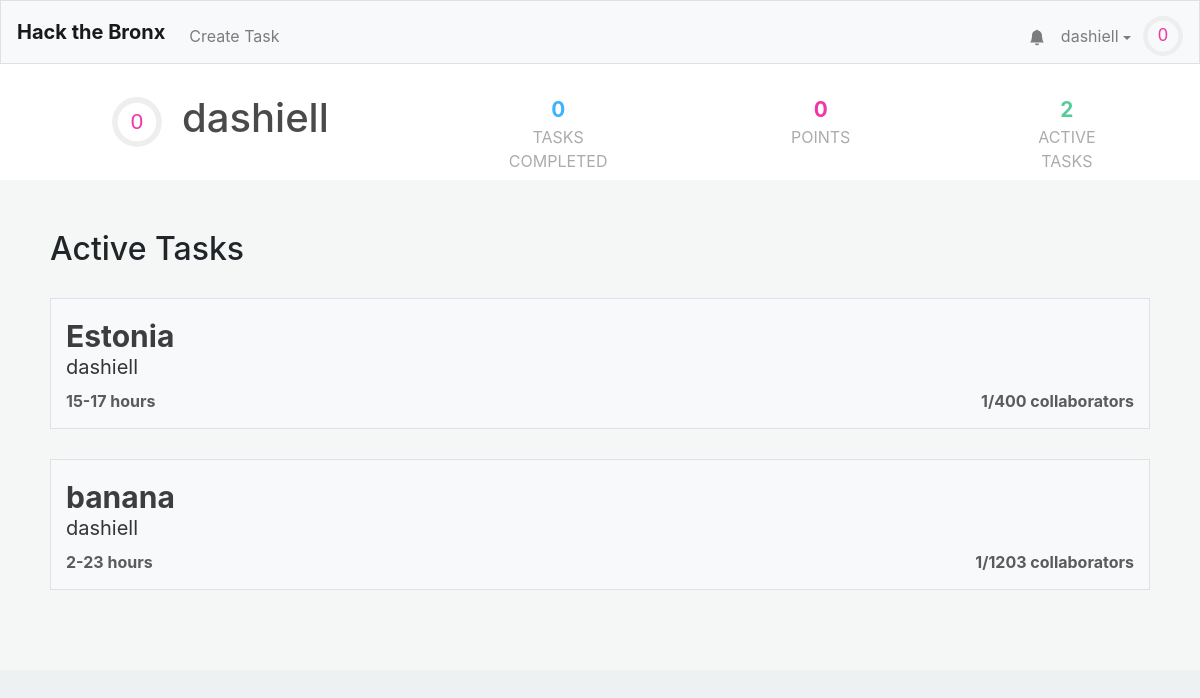
/profile/dashiell (signed in), run on the app's committed database.
### tables this page shows
CREATE TABLE "users" (
	"id"	INTEGER NOT NULL UNIQUE,
	"username"	TEXT NOT NULL UNIQUE,
	"hash"	TEXT NOT NULL,
	"tasks"	BLOB,
	"points"	INTEGER NOT NULL DEFAULT 0,
	"numcomplete"	INTEGER NOT NULL DEFAULT 0,
	"notifications"	BLOB,
	PRIMARY KEY("id" AUTOINCREMENT)
);

CREATE TABLE "tasks" (
	"id"	INTEGER NOT NULL UNIQUE,
	"title"	TEXT NOT NULL,
	"description"	TEXT,
	"languages"	BLOB,
	"image"	TEXT,
	"hmin"	INTEGER,
	"hmax"	INTEGER,
	"cmax"	INTEGER,
	"collaborators"	TEXT,
	"creator"	INTEGER,
	PRIMARY KEY("id" AUTOINCREMENT)
);

### application.py (the view)
@app.route("/profile/<username>")
@login_required
def profile(username):
    user = getuser(session, db)
    if user["username"] != username:
        other_user = get_user_from_name(username, db)
    else:
        other_user = user
    alltasks = db.execute("SELECT * FROM tasks")
    other_tasks = []
    tasks = []
    for task in alltasks:
        if (task['creator'] == other_user['id'] or other_user['id'] in debyte(task['collaborators'])):
            task['creator'] = other_user["username"]
            task["collaborators-count"] = len(debyte(task['collaborators']))
            task["points"] = calculate_points(task)
            tasks.append(task)
    return render_template("profile.html",other_user=other_user,user=user,active_tasks=tasks,task_count=len(tasks), len=len)

### application.py (called while the page is built)
@app.after_request
def after_request(response):
    response.headers["Cache-Control"] = "no-cache, no-store, must-revalidate"
    response.headers["Expires"] = 0
    response.headers["Pragma"] = "no-cache"
    return response

### helpers.py (called while the page is built)
def login_required(f):
    @wraps(f)
    def decorated_function(*args, **kwargs):
        if session.get("user_id") is None:
            return redirect("/login")
        return f(*args, **kwargs)
    return decorated_function

def debyte(obj):
    return pickle.loads(obj)

def getuser(session, db):
    user =  db.execute("SELECT * FROM users WHERE id = :id", id=session["user_id"])[0]
    user["level"]=int(user['points']**.5//10)
    user["level-progress"] = (user['points']**.5%8)/(((user["level"]+1)*10)**2)
    return user

def calculate_points(task):
    total = int(min((task['hmin']+task['hmax'])/3 * 100, 500))
    return total

### templates/profile.html (shortened to what this page needs)
{% extends "layout.html" %}
{% block head %}
    <link href="/static/profile.css" rel="stylesheet">
{% endblock %}
{% block mainnocont %}
	<div class="profile-outer">
		<div class = "name-section">
		 	<div style="display: flex; align-items: center;">
				<div style = "margin-left: 12px;">
					<svg viewBox="0 0 36 36" class="level-display-outer">
						<path class="level-display-bg"
			        d="M18 2.0845
			          a 15.9155 15.9155 0 0 1 0 31.831
			          a 15.9155 15.9155 0 0 1 0 -31.831"
			      />
					  <path class = "level-display"
					    d="M18 2.0845
					      a 15.9155 15.9155 0 0 1 0 31.831
					      a 15.9155 15.9155 0 0 1 0 -31.831"
					    fill="none"
					    stroke="#444";
					    stroke-width="1";
					    stroke-dasharray="{{ other_user["level-progress"] }}, 100";
					  />
					  <text x="18" y="22.8" class="level">{{other_user["level"]}}</text>
					</svg>
				</div>
				<h1 class="profile-username">{{other_user["username"]}}</h1>
			</div>
			<div class = "tasks-completed">
				<span>{{ other_user["numcomplete"] }}</span>
				<div>Tasks Completed</div>
			</div>
			<div class = "point-count">
				<span>{{ other_user["points"] }}</span>
				<div>Points</div>
			</div>
			<div class = "active-tasks">
				<span>{{ task_count }}</span>
				<div>Active Tasks</div>
			</div>
		</div>
		<div class = "information">
			<h2>Active Tasks</h2>
			<div class = "a-tasks">
				{% for task in active_tasks %}
					<a class = "div-link" href="/task/{{task.id}}">
						<div class="task">
							<span class="task-name">{{ task["title"] }}</span>
							<span class="task-creator">{{ task["creator"] }}</span>
							<div class="task-stats">
								<span class="task-time">{{ task["hmin"] }}-{{ task["hmax"] }} hours</span>
								<span class="task-collaborator-count">{{task["collaborators-count"] }}/{{ task["cmax"] }} collaborators</span>
							</div>
						</div>
					</a>
				{% endfor %}
			</div>
		</div>
	</div>
{% endblock %}

### templates/layout.html (shortened to what this page needs)
<!DOCTYPE html>
<html lang="en">
    <head>
        <link href="https://maxcdn.bootstrapcdn.com/bootstrap/4.1.3/css/bootstrap.min.css" rel="stylesheet">
        {% block head %}{% endblock %}
        <link href="/static/styles.css" rel="stylesheet">
    </head>
    <body>
        <nav style = "height: 8vh" class="navbar navbar-expand-md navbar-light bg-light border">
            <a class="navbar-brand" href="/"><b>Hack the Bronx</b></a>
            <div class="collapse navbar-collapse" id="navbar">
                {% if session.user_id %}
                    <ul class="navbar-nav mt-2">
                        <li class="nav-item"><a class="nav-link" href="/taskCreation">Create Task</a></li>
                    </ul>
                    <ul class="navbar-nav ml-auto mt-2">
                        <li style="position: relative; transform:translateX(8px) translateY(7.5px);"class="nav-item"><a class="nav-link" href="/notifications"><svg xmlns="http://www.w3.org/2000/svg" width="16" height="16" fill="currentColor" class="bi bi-bell-fill" viewBox="0 0 16 16">
  <path d="M8 16a2 2 0 0 0 2-2H6a2 2 0 0 0 2 2zm.995-14.901a1 1 0 1 0-1.99 0A5.002 5.002 0 0 0 3 6c0 1.098-.5 6-2 7h14c-1.5-1-2-5.902-2-7 0-2.42-1.72-4.44-4.005-4.901z"/>
</svg></a></li>
                        <li class="nav-item">
                            <div id="user-information-dropdown">
                              <button onclick="showUserDropdown()" id="user-information-dropname" class="nav-link">{{ session.user_name }} <span class="dropdown-caret"></span></button>
                            </div>
                        </li>
                        <li class="nav-item">
                            <div style = "margin-left: -4px;">
                                <svg viewBox="0 0 36 36" style="transform: translateY(8px); width: 40px;">
                                    <path class="level-display-bg"
                                d="M18 2.0845
                                  a 15.9155 15.9155 0 0 1 0 31.831
                                  a 15.9155 15.9155 0 0 1 0 -31.831"
                              />
                                  <path class = "level-display"
                                    d="M18 2.0845
                                      a 15.9155 15.9155 0 0 1 0 31.831
                                      a 15.9155 15.9155 0 0 1 0 -31.831"
                                    fill="none"
                                    stroke="#444";
                                    stroke-width="1";
                                    stroke-dasharray="{{ user["level-progress"] }}, 100";
                                  />
                                  <text x="18" y="22.8" class="level">{{user["level"]}}</text>
                                </svg>
                            </div>
                        </li>
                    </ul>
                {% endif %}
            </div>
        </nav>
        {% block mainnocont %}{% endblock %}
        <main class="container p-5">
        </main>
    </body>
</html>

### static/profile.css (style rules this page uses)
.profile-username { color:#4a4a4a; margin-left: 20px; }
.name-section { color: #3d3d3d; padding: 30px 100px; background: white; width: 100%; display: flex; }
.information { left:0; right: 0; display: block; background: #F5F7F7; width: 100%; padding: 50px 50px; }
.tasks-completed { display: flex; flex-direction: column; align-items-content: center; text-align: center; width: 200px; padding: 0; height: 50px; margin-left: 180px; }
.tasks-completed span { font-weight: bold; font-size: 1.3em; color: #3DB2FF; }
.tasks-completed div { color: #ababab; text-transform: uppercase; }
.point-count { display: flex; flex-direction: column; align-items-content: center; text-align: center; width: 150px; height: 50px; margin-left: 180px; }
.point-count span { font-weight: bold; font-size: 1.3em; color: #F037A5; }
.point-count div { color: #ababab; text-transform: uppercase; }
.active-tasks { display: flex; flex-direction: column; align-items-content: center; text-align: center; width: 150px; height: 50px; margin-left: 180px; }
.active-tasks span { font-weight: bold; font-size: 1.3em; color: #57CC99; }
.active-tasks div { color: #ababab; text-transform: uppercase; }
body { background: #EDF1F2; }
.task { margin: 30px 0; background: #F8F9FA; border: 1px solid #DEE2E6; padding: 15px; display: flex; flex-direction: column; transition: .1s; color: #3d3d3d; }
.task-name { font-size: 30px; font-weight: bold; }
.task-creator { transform: translateY(-7px); color: #353535; font-size: 20px; }
.task-points, .task-time, .task-collaborator-count { color: #5B5B5B; font-weight: bold; }
.task-stats { display: flex; justify-content: space-between; width: 100%; }

### static/styles.css (style rules this page uses)
#user-information-dropname { background: none; padding: 16px; border: none; cursor: pointer; }
.dropdown-caret { display: inline-block; width: 0; height: 0; vertical-align: middle; content: ""; border-style: solid; border-width: 4px 4px 0; border-right-color: transparent; border-bottom-color: transparent; border-left-color: transparent; }
#user-information-dropname { position: relative; display: inline-block; }
.level-display-outer { width: 50px; }
.level { fill: #F037A5; font-family: sans-serif; font-size: 1em; text-anchor: middle; }

### data on the page
users: user_name "dashiell", username "dashiell", numcomplete "0", points "0"
tasks: title "Estonia", creator "dashiell", hmin "15", hmax "17", task "1", cmax "400"
tasks: title "banana", creator "dashiell", hmin "2", hmax "23", task "1", cmax "1203"

### other printed values
{{ user["level"] }} "0"
{{ other_user["level"] }} "0"
{{ task_count }} "2"
